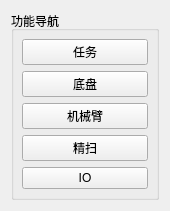
     <widget class="QWidget" name="widget_10" native="true">
      <property name="sizePolicy">
       <sizepolicy hsizetype="Maximum" vsizetype="Expanding">
        <horstretch>0</horstretch>
        <verstretch>0</verstretch>
       </sizepolicy>
      </property>
      <property name="minimumSize">
       <size>
        <width>160</width>
        <height>0</height>
       </size>
      </property>
      <property name="maximumSize">
       <size>
        <width>170</width>
        <height>16777215</height>
       </size>
      </property>
      <layout class="QGridLayout" name="gridLayout_94">
       <item row="1" column="0">
        <widget class="QGroupBox" name="groupBox_5">
         <property name="sizePolicy">
          <sizepolicy hsizetype="Preferred" vsizetype="Expanding">
           <horstretch>0</horstretch>
           <verstretch>0</verstretch>
          </sizepolicy>
         </property>
         <property name="title">
          <string>功能导航</string>
         </property>
         <layout class="QGridLayout" name="gridLayout_4">
          <property name="leftMargin">
           <number>8</number>
          </property>
          <property name="topMargin">
           <number>8</number>
          </property>
          <property name="rightMargin">
           <number>8</number>
          </property>
          <property name="bottomMargin">
           <number>8</number>
          </property>
          <property name="verticalSpacing">
           <number>6</number>
          </property>
          <item row="0" column="0">
           <widget class="QPushButton" name="Show_Work_Widget">
            <property name="sizePolicy">
             <sizepolicy hsizetype="Preferred" vsizetype="Preferred">
              <horstretch>0</horstretch>
              <verstretch>0</verstretch>
             </sizepolicy>
            </property>
            <property name="text">
             <string>任务</string>
            </property>
           </widget>
          </item>
          <item row="4" column="0">
           <widget class="QPushButton" name="Show_IO_Widget">
            <property name="sizePolicy">
             <sizepolicy hsizetype="Preferred" vsizetype="Preferred">
              <horstretch>0</horstretch>
              <verstretch>0</verstretch>
             </sizepolicy>
            </property>
            <property name="text">
             <string>IO</string>
            </property>
           </widget>
          </item>
          <item row="2" column="0">
           <widget class="QPushButton" name="Show_CGXi_Widget">
            <property name="sizePolicy">
             <sizepolicy hsizetype="Preferred" vsizetype="Preferred">
              <horstretch>0</horstretch>
              <verstretch>0</verstretch>
             </sizepolicy>
            </property>
            <property name="text">
             <string>机械臂</string>
            </property>
           </widget>
          </item>
          <item row="3" column="0">
           <widget class="QPushButton" name="Show_Pre_Scan_120_Widget">
            <property name="sizePolicy">
             <sizepolicy hsizetype="Preferred" vsizetype="Preferred">
              <horstretch>0</horstretch>
              <verstretch>0</verstretch>
             </sizepolicy>
            </property>
            <property name="text">
             <string>精扫</string>
            </property>
           </widget>
          </item>
          <item row="1" column="0">
           <widget class="QPushButton" name="Show_Magic_Widget">
            <property name="sizePolicy">
             <sizepolicy hsizetype="Preferred" vsizetype="Preferred">
              <horstretch>0</horstretch>
              <verstretch>0</verstretch>
             </sizepolicy>
            </property>
            <property name="text">
             <string>底盘</string>
            </property>
           </widget>
          </item>
         </layout>
        </widget>
       </item>
      </layout>
     </widget>
